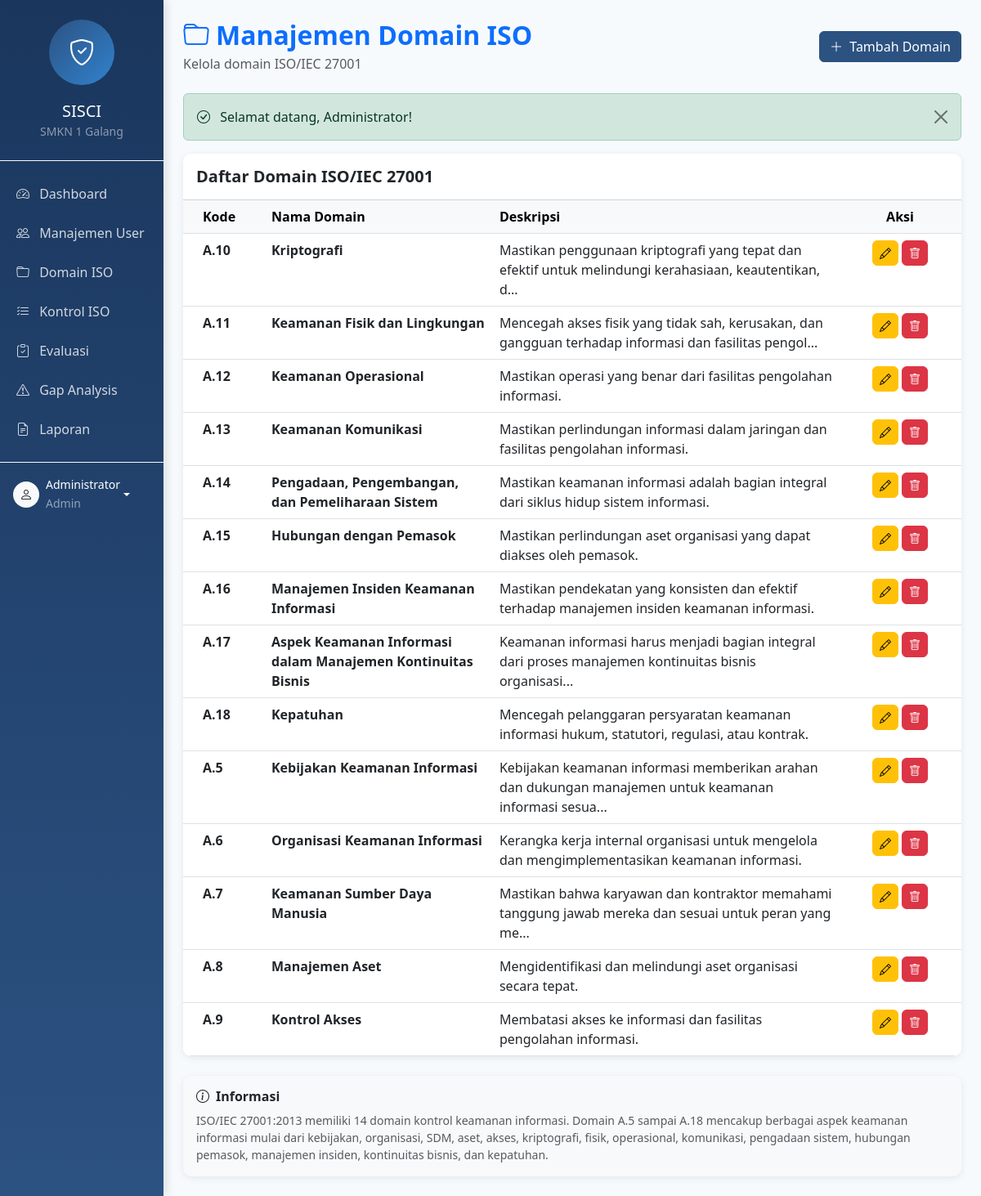
/index.php?page=domain (signed in), run on the app's committed database.
### tables this page shows
CREATE TABLE domain_iso (
    id INT AUTO_INCREMENT PRIMARY KEY COMMENT 'ID unik domain',
    kode_domain VARCHAR(20) NOT NULL UNIQUE COMMENT 'Kode domain ISO (contoh: A.5, A.6)',
    nama_domain VARCHAR(200) NOT NULL COMMENT 'Nama domain/kategori',
    deskripsi TEXT COMMENT 'Deskripsi detail domain',
    created_at TIMESTAMP DEFAULT CURRENT_TIMESTAMP COMMENT 'Waktu pembuatan',
    updated_at TIMESTAMP DEFAULT CURRENT_TIMESTAMP ON UPDATE CURRENT_TIMESTAMP COMMENT 'Waktu terakhir update',
    
    INDEX idx_kode (kode_domain)
);

### controllers/DomainController.php (called while the page is built, shortened)
<?php
require_once __DIR__ . '/../models/DomainModel.php';
class DomainController {
    private $domainModel;
    public function __construct() {
        $this->domainModel = new DomainModel();
    }
    public function index() {
        $domains = $this->domainModel->getAll();
        include __DIR__ . '/../views/domain/index.php';
    }
}

### config/config.php (called while the page is built, shortened)
<?php
function isLoggedIn() {
    return isset($_SESSION['user_id']) && !empty($_SESSION['user_id']);
}
function hasRole($roles) {
    if (is_string($roles)) {
        $roles = [$roles];
    }
    return in_array($_SESSION['user_role'], $roles);
}
function getCurrentUser() {
    return [
        'id' => $_SESSION['user_id'],
        'nama' => $_SESSION['user_nama'],
        'email' => $_SESSION['user_email'],
        'role' => $_SESSION['user_role']
    ];
}
function getSuccess() {
    if (isset($_SESSION['success'])) {
        $success = $_SESSION['success'];
        return $success;
    }
    return null;
}

### config/database.php (called while the page is built, shortened)
<?php
class Database {
    private static $instance = null;
    public static function getInstance() {
        if (self::$instance === null) {
            try {
                $dsn = "mysql:host=" . DB_HOST . ";dbname=" . DB_NAME . ";charset=" . DB_CHARSET;
                $options = [
                    PDO::ATTR_ERRMODE => PDO::ERRMODE_EXCEPTION,
                    PDO::ATTR_DEFAULT_FETCH_MODE => PDO::FETCH_ASSOC,
                    PDO::ATTR_EMULATE_PREPARES => false,
                ];
                self::$instance = new PDO($dsn, DB_USER, DB_PASS, $options);
            } catch (PDOException $e) {
                error_log("Koneksi Database Gagal: " . $e->getMessage());
                die("Terjadi kesalahan koneksi database. Silakan coba lagi nanti.");
            }
        }
        return self::$instance;
    }
}
function getDB() {
    return Database::getInstance();
}

### models/DomainModel.php (called while the page is built, shortened)
<?php
require_once __DIR__ . '/../config/database.php';
class DomainModel {
    private $db;
    public function __construct() {
        $this->db = getDB();
    }
    public function getAll() {
        $stmt = $this->db->query("SELECT * FROM domain_iso ORDER BY kode_domain ASC");
        return $stmt->fetchAll();
    }
}

### views/domain/index.php (the view, shortened to what this page needs)
<?php
include __DIR__ . '/../layouts/header.php';
?>
<div class="container-fluid">
    <div class="row">
        <?php include __DIR__ . '/../layouts/sidebar.php'; ?>
        <div class="col-md-9 col-lg-10 main-content p-4">
            <div class="d-flex justify-content-between align-items-center mb-4">
                <div>
                    <h2 class="fw-bold text-primary mb-1">
                        <i class="bi bi-folder me-2"></i>Manajemen Domain ISO
                    </h2>
                    <p class="text-muted mb-0">Kelola domain ISO/IEC 27001</p>
                </div>
                <a href="<?php echo BASE_URL; ?>index.php?page=domain&action=create" class="btn btn-primary">
                    <i class="bi bi-plus-lg me-1"></i>
                    Tambah Domain
                </a>
            </div>
            <?php if ($success = getSuccess()): ?>
                <div class="alert alert-success alert-dismissible fade show" role="alert">
                    <i class="bi bi-check-circle me-2"></i>
                    <?php echo $success; ?>
                    <button type="button" class="btn-close" data-bs-dismiss="alert"></button>
                </div>
            <?php endif; ?>
            <div class="card table-container">
                <div class="card-header bg-white py-3">
                    <h5 class="fw-bold mb-0">Daftar Domain ISO/IEC 27001</h5>
                </div>
                <div class="table-responsive">
                    <table class="table table-hover mb-0">
                        <thead class="table-light">
                            <tr>
                                <th class="px-4" style="width: 100px;">Kode</th>
                                <th>Nama Domain</th>
                                <th>Deskripsi</th>
                                <th class="text-center" style="width: 150px;">Aksi</th>
                            </tr>
                        </thead>
                        <tbody>
                            <?php if (empty($domains)): ?>
                            <tr>
                                <td colspan="4" class="text-center py-4 text-muted">
                                    <i class="bi bi-inbox fs-3 d-block mb-2"></i>
                                    Tidak ada data domain
                                </td>
                            </tr>
                            <?php else: ?>
                                <?php foreach ($domains as $domain): ?>
                                <tr>
                                    <td class="px-4 fw-bold"><?php echo $domain['kode_domain']; ?></td>
                                    <td class="fw-semibold"><?php echo $domain['nama_domain']; ?></td>
                                    <td>
                                        <?php
                                        $deskripsi = strip_tags($domain['deskripsi']);
                                        echo strlen($deskripsi) > 100 ? substr($deskripsi, 0, 100) . '...' : $deskripsi;
                                        ?>
                                    </td>
                                    <td class="text-center">
                                        <a href="<?php echo BASE_URL; ?>index.php?page=domain&action=edit&id=<?php echo $domain['id']; ?>"
                                           class="btn btn-sm btn-warning" title="Edit">
                                            <i class="bi bi-pencil"></i>
                                        </a>
                                        <form action="<?php echo BASE_URL; ?>index.php?page=domain&action=delete"
                                              method="POST"
                                              class="d-inline"
                                              onsubmit="return confirmDelete('Apakah Anda yakin ingin menghapus domain ini? Kontrol terkait juga akan terhapus.')">
                                            <button type="submit" class="btn btn-sm btn-danger" title="Hapus">
                                                <i class="bi bi-trash"></i>
                                            </button>
                                        </form>
                                    </td>
                                </tr>
                                <?php endforeach; ?>
                            <?php endif; ?>
                        </tbody>
                    </table>
                </div>
            </div>
            <div class="card mt-4 bg-light border-0">
                <div class="card-body">
                    <h6 class="fw-bold mb-2">
                        <i class="bi bi-info-circle me-2"></i>Informasi
                    </h6>
                    <p class="text-muted mb-0 small">
                        ISO/IEC 27001:2013 memiliki 14 domain kontrol keamanan informasi.
                        Domain A.5 sampai A.18 mencakup berbagai aspek keamanan informasi mulai dari kebijakan, organisasi, SDM, aset, akses, kriptografi, fisik, operasional, komunikasi, pengadaan sistem, hubungan pemasok, manajemen insiden, kontinuitas bisnis, dan kepatuhan.
                    </p>
                </div>
            </div>
        </div>
    </div>
</div>
<?php
include __DIR__ . '/../layouts/footer.php';

### index.php (shortened to what this page needs)
<?php
require_once __DIR__ . '/config/config.php';
$page = $_GET['page'] ?? 'login';
$action = $_GET['action'] ?? 'index';
switch ($page) {
    case 'domain':
        require_once __DIR__ . '/controllers/DomainController.php';
        $controller = new DomainController();
        switch ($action) {
            default:
                $controller->index();
        }
        break;
}

### views/layouts/header.php (shortened to what this page needs)
<?php
$currentUser = getCurrentUser();
?>
<!DOCTYPE html>
<html lang="id">
<head>
    <link href="https://cdn.jsdelivr.net/npm/bootstrap@5.3.0/dist/css/bootstrap.min.css" rel="stylesheet">
    <link href="https://cdn.jsdelivr.net/npm/bootstrap-icons@1.10.0/font/bootstrap-icons.css" rel="stylesheet">
</head>
<body>

### views/layouts/sidebar.php (shortened to what this page needs)
<?php
$currentPage = $_GET['page'] ?? 'dashboard';
$currentAction = $_GET['action'] ?? 'index';
function isActive($page, $action = null) {
    global $currentPage, $currentAction;
    if ($action === null) {
        return $currentPage === $page ? 'active' : '';
    }
    return ($currentPage === $page) ? 'active' : '';
}
?>
<div class="col-md-3 col-lg-2 sidebar p-0">
    <div class="d-flex flex-column">
        <div class="text-center p-4 border-bottom border-light">
            <div class="brand-logo mx-auto">
                <i class="bi bi-shield-check"></i>
            </div>
            <h5 class="text-white mb-0">SISCI</h5>
            <small class="text-white-50">SMKN 1 Galang</small>
        </div>
        <nav class="nav flex-column py-3">
            <a href="<?php echo BASE_URL; ?>index.php?page=dashboard"
               class="nav-link <?php echo isActive('dashboard'); ?>">
                <i class="bi bi-speedometer2"></i>
                Dashboard
            </a>
            <?php if (hasRole('admin')): ?>
            <a href="<?php echo BASE_URL; ?>index.php?page=users"
               class="nav-link <?php echo isActive('users'); ?>">
                <i class="bi bi-people"></i>
                Manajemen User
            </a>
            <?php endif; ?>
            <?php if (hasRole('admin')): ?>
            <a href="<?php echo BASE_URL; ?>index.php?page=domain"
               class="nav-link <?php echo isActive('domain'); ?>">
                <i class="bi bi-folder"></i>
                Domain ISO
            </a>
            <a href="<?php echo BASE_URL; ?>index.php?page=kontrol"
               class="nav-link <?php echo isActive('kontrol'); ?>">
                <i class="bi bi-list-check"></i>
                Kontrol ISO
            </a>
            <?php endif; ?>
            <?php if (hasRole(['admin', 'auditor'])): ?>
            <a href="<?php echo BASE_URL; ?>index.php?page=evaluasi"
               class="nav-link <?php echo isActive('evaluasi'); ?>">
                <i class="bi bi-clipboard-check"></i>
                Evaluasi
            </a>
            <?php endif; ?>
            <a href="<?php echo BASE_URL; ?>index.php?page=evaluasi&action=gap"
               class="nav-link <?php echo ($currentPage === 'evaluasi' && $currentAction === 'gap') ? 'active' : ''; ?>">
                <i class="bi bi-exclamation-triangle"></i>
                Gap Analysis
            </a>
            <a href="<?php echo BASE_URL; ?>index.php?page=laporan"
               class="nav-link <?php echo isActive('laporan'); ?>">
                <i class="bi bi-file-earmark-text"></i>
                Laporan
            </a>
        </nav>
        <div class="mt-auto p-3 border-top border-light">
            <div class="dropdown">
                <a href="#" class="d-flex align-items-center text-white text-decoration-none dropdown-toggle"
                   data-bs-toggle="dropdown">
                    <div class="bg-light rounded-circle d-flex align-items-center justify-content-center me-2"
                         style="width: 32px; height: 32px;">
                        <i class="bi bi-person text-dark"></i>
                    </div>
                    <div>
                        <small class="d-block text-white"><?php echo htmlspecialchars($currentUser['nama']); ?></small>
                        <small class="text-white-50 text-capitalize"><?php echo $currentUser['role']; ?></small>
                    </div>
                </a>
            </div>
        </div>
    </div>
</div>

### views/layouts/footer.php (shortened to what this page needs)
</body>
</html>

### views/layouts/header.php (style rules this page uses)
:root { --primary-color: #2c5282; --secondary-color: #4a5568; --success-color: #38a169; --info-color: #3182ce; --warning-color: #d69e2e; --danger-color: #e53e3e; --light-bg: #f7fafc; }
body { font-family: 'Segoe UI', Tahoma, Geneva, Verdana, sans-serif; background-color: var(--light-bg); }
.sidebar { min-height: 100vh; background: linear-gradient(180deg, #1a365d 0%, #2c5282 100%); box-shadow: 4px 0 10px rgba(0,0,0,0.1); }
.sidebar .nav-link { color: rgba(255,255,255,0.8); padding: 12px 20px; border-radius: 0; transition: all 0.3s ease; }
.sidebar .nav-link i { width: 24px; margin-right: 8px; }
.card { border: none; border-radius: 10px; box-shadow: 0 2px 8px rgba(0,0,0,0.08); transition: transform 0.2s ease, box-shadow 0.2s ease; }
.table-container { background: #fff; border-radius: 10px; box-shadow: 0 2px 8px rgba(0,0,0,0.08); overflow: hidden; }
.btn { border-radius: 6px; font-weight: 500; transition: all 0.3s ease; }
.btn-primary { background-color: var(--primary-color); border-color: var(--primary-color); }
.brand-logo { width: 80px; height: 80px; background: linear-gradient(135deg, var(--primary-color), var(--info-color)); border-radius: 50%; display: flex; align-items: center; justify-content: center; color: white; font-size: 32px; margin: 0 auto 20px; }

### data on the page
domain_iso: kode_domain "A.10", nama_domain "Kriptografi", deskripsi "Mastikan penggunaan kriptografi yang tepat dan efektif untuk melindungi kerahasiaan, keautentikan, d"
domain_iso: kode_domain "A.11", nama_domain "Keamanan Fisik dan Lingkungan", deskripsi "Mencegah akses fisik yang tidak sah, kerusakan, dan gangguan terhadap informasi dan fasilitas pengol"
domain_iso: kode_domain "A.12", nama_domain "Keamanan Operasional", deskripsi "Mastikan operasi yang benar dari fasilitas pengolahan informasi."
domain_iso: kode_domain "A.13", nama_domain "Keamanan Komunikasi", deskripsi "Mastikan perlindungan informasi dalam jaringan dan fasilitas pengolahan informasi."
domain_iso: kode_domain "A.14", nama_domain "Pengadaan, Pengembangan, dan Pemeliharaan Sistem", deskripsi "Mastikan keamanan informasi adalah bagian integral dari siklus hidup sistem informasi."
domain_iso: kode_domain "A.15", nama_domain "Hubungan dengan Pemasok", deskripsi "Mastikan perlindungan aset organisasi yang dapat diakses oleh pemasok."
domain_iso: kode_domain "A.16", nama_domain "Manajemen Insiden Keamanan Informasi", deskripsi "Mastikan pendekatan yang konsisten dan efektif terhadap manajemen insiden keamanan informasi."
domain_iso: kode_domain "A.17", nama_domain "Aspek Keamanan Informasi dalam Manajemen Kontinuitas Bisnis", deskripsi "Keamanan informasi harus menjadi bagian integral dari proses manajemen kontinuitas bisnis organisasi"
domain_iso: kode_domain "A.18", nama_domain "Kepatuhan", deskripsi "Mencegah pelanggaran persyaratan keamanan informasi hukum, statutori, regulasi, atau kontrak."
domain_iso: kode_domain "A.5", nama_domain "Kebijakan Keamanan Informasi", deskripsi "Kebijakan keamanan informasi memberikan arahan dan dukungan manajemen untuk keamanan informasi sesua"
domain_iso: kode_domain "A.6", nama_domain "Organisasi Keamanan Informasi", deskripsi "Kerangka kerja internal organisasi untuk mengelola dan mengimplementasikan keamanan informasi."
domain_iso: kode_domain "A.7", nama_domain "Keamanan Sumber Daya Manusia", deskripsi "Mastikan bahwa karyawan dan kontraktor memahami tanggung jawab mereka dan sesuai untuk peran yang me"
domain_iso: kode_domain "A.8", nama_domain "Manajemen Aset", deskripsi "Mengidentifikasi dan melindungi aset organisasi secara tepat."
domain_iso: kode_domain "A.9", nama_domain "Kontrol Akses", deskripsi "Membatasi akses ke informasi dan fasilitas pengolahan informasi."

### other printed values
$currentUser['nama'] "Administrator"
$currentUser['role'] "Admin"
$success "Selamat datang, Administrator!"
